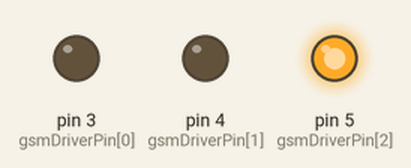
Bench run of a sketch on a simulated Arduino Uno, built with avr-gcc and run on an emulated ATmega328P. Shown: output pins drawn as LEDs (lit = HIGH). What the sketch prints to the serial monitor is not drawn.

Above: at 0.1 s.
At 1.6 s:
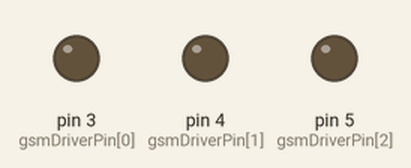
At 6.6 s:
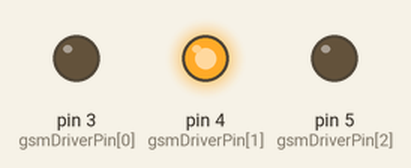
Timing chart, 0 to 8.1 s (numbered marks = the images above):
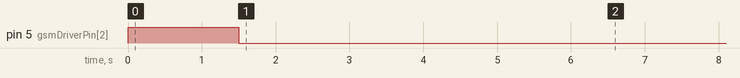

The sketch:

tbmon_base.ino
```cpp
/* Requires Arduino IDE and MIRF library
 * MIRF lib: https://github.com/aaronds/arduino-nrf24l01/tree/master/Mirf
 * NOTE: It may be necessary to modify MirfHardwareSpiDriver.cpp with;
 * SPI.setClockDivider(SPI_CLOCK_DIV2);
 * to increase stability on Freescale K series uC.
 * NOTE: added flushRX() function declare to HardwareSerial.h & function to HardwareSerial.cpp
 * flushRX() is the old <1.0 flush() function to clear the serial buffer.
 */

#include <SPI.h>
#include <Mirf.h>
#include <nRF24L01.h>
#include <MirfHardwareSpiDriver.h>


//GSM driver pins
byte gsmDriverPin[3] = {3,4,5};

//Xively API Key
char xApiKey[49] = "CAhdALe5DFe3xjtcUTdFk0HqWAOwB8xCM3tiLsZqaBVen0zS";
//byte data[Mirf.payload]; // data buffer - unused currently
//float data; // recieved data

void setup(){

  //setup GSM driver pins
  for (int i = 0 ; i < 3; i++){
    pinMode(gsmDriverPin[i],OUTPUT);
  }

  digitalWrite(5,HIGH);//Output GSM Timing
  delay(1500);
  digitalWrite(5,LOW);
  delay(5000);
  digitalWrite(3,LOW);//Enable the GSM mode
  digitalWrite(4,HIGH);//Disable the GPS mode
  delay(2000);

  Serial.begin(9600);
  delay(5000);//call ready & wait for comms
  delay(5000);


  Serial.println("AT+CMEE=1");
  delay(2000);

  Serial.println("AT+CGATT=1"); //attach gprs service
  delay(2000);

  Serial.println("AT+SAPBR=3,1,\"CONTYPE\",\"GPRS\""); //Set bearer connection type
  delay(2000);

  Serial.println("AT+SAPBR=3,1,\"APN\",\"wap.cingular\""); //set bearer mode
  delay(2000);

  Serial.println("AT+SAPBR=3,1,\"USER\",\"wap@cingulargprs.com\""); //set bearer user
  delay(2000);

  Serial.println("AT+SAPBR=3,1,\"PWD\",\"cingular1\""); //Set bearer pass
  delay(2000);

  //Teensy pin config
  //Mirf.cePin = 9;
  //Mirf.csnPin = 10;

  // Set the SPI Driver.
  Mirf.spi = &MirfHardwareSpi;

  // Setup pins / SPI
  Mirf.init();

  // Configure reciving address.
  Mirf.setRADDR((byte *)"tbmn1");

  // payload on client and server must be the same.
  Mirf.payload = sizeof(float);

  // Write channel and payload config then power up reciver.
  Mirf.config();

  // Get IP address and post it
  getIP();
}

// main loop
void loop(){

 postData(pollSensor());
 delay(120000);

}

// function to get the current IP and update xevily
void getIP() {
  //char* ipAddr[];
  char serData;
  String stringIpAddr = "";

  Serial.println("AT+SAPBR=1,1"); //bring up connection
  delay(3000);

  Serial.println("AT+HTTPINIT"); //Init HTTP engine
  delay(1500);

  Serial.flushRX();
  Serial.println("AT+SAPBR=2,1"); //get IP address
  delay(1000);

  while (Serial.available() > 0) {
    serData = Serial.read();
    stringIpAddr += serData;
  }

  if (stringIpAddr.indexOf("\"") > 0) {
    //Serial.println(stringIpAddr);
    stringIpAddr = stringIpAddr.substring(stringIpAddr.indexOf("\"") + 1, stringIpAddr.lastIndexOf("\"") - 1);
  }

  Serial.print("AT+HTTPPARA=\"URL\",\"ec2-54-242-171-87.compute-1.amazonaws.com/xively/xivelyPut.php?X-ApiKey=CAhdALe5DFe3xjtcUTdFk0HqWAOwB8xCM3tiLsZqaBVen0zS&chan=IPAddr&DATA=");

  Serial.print(stringIpAddr);
  Serial.println("\"");
  delay(1000);

  Serial.println("AT+HTTPREAD");
  delay(2000);

  Serial.println("AT+HTTPACTION=0"); //do HTTP get
  delay(6000);

  Serial.println("AT+HTTPTERM");
  delay(1000);

}

float pollSensor(){

  float data;

  /*
   * If a packet has been recived.
   * isSending also restores listening mode when it
   * transitions from true to false.
   */

  if(!Mirf.isSending() && Mirf.dataReady()){

    // load the packet into the buffer.
    Mirf.getData((byte *)&data);

    // Set the send address.
    Mirf.setTADDR((byte *)"volt1");

    // Send the data back to the client.
    Mirf.send((byte *)&data);

    /*
     * Wait untill sending has finished
     * NB: isSending returns the chip to receving after returning true.
     */

    return data;
  }

}

void postData(float senseData){
//  char serDat[25];

  Serial.println("AT+SAPBR=1,1"); //bring up connection
  delay(3000);

  Serial.println("AT+HTTPINIT"); //Init HTTP engine
  delay(1500);

  //set URL
  Serial.print("AT+HTTPPARA=\"URL\",\"ec2-54-242-171-87.compute-1.amazonaws.com/xively/xivelyPut.php?X-ApiKey=CAhdALe5DFe3xjtcUTdFk0HqWAOwB8xCM3tiLsZqaBVen0zS&chan=volts&DATA=");
  Serial.print(senseData);
  Serial.println("\"");
  delay(1000);

  Serial.println("AT+HTTPACTION=0"); //do HTTP get
  delay(6000);

  Serial.println("AT+HTTPREAD");
  delay(2000);

  Serial.println("AT+HTTPTERM");
  delay(1000);

}
```
